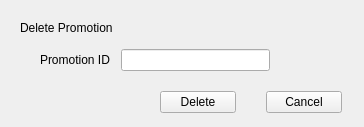
<?xml version="1.0" encoding="UTF-8"?>
<ui version="4.0">
 <class>DeletePromotion</class>
 <widget class="QWidget" name="DeletePromotion">
  <property name="geometry">
   <rect>
    <x>0</x>
    <y>0</y>
    <width>364</width>
    <height>127</height>
   </rect>
  </property>
  <property name="windowTitle">
   <string>Delete Promotion</string>
  </property>
  <widget class="QLabel" name="label_Heading">
   <property name="geometry">
    <rect>
     <x>20</x>
     <y>20</y>
     <width>171</width>
     <height>16</height>
    </rect>
   </property>
   <property name="text">
    <string>Delete Promotion</string>
   </property>
  </widget>
  <widget class="QWidget" name="layoutWidget">
   <property name="geometry">
    <rect>
     <x>160</x>
     <y>90</y>
     <width>182</width>
     <height>25</height>
    </rect>
   </property>
   <layout class="QHBoxLayout" name="horizontalLayout">
    <property name="spacing">
     <number>30</number>
    </property>
    <item>
     <widget class="QPushButton" name="deletePromo">
      <property name="text">
       <string>Delete</string>
      </property>
     </widget>
    </item>
    <item>
     <widget class="QPushButton" name="cancel">
      <property name="text">
       <string>Cancel</string>
      </property>
     </widget>
    </item>
   </layout>
  </widget>
  <widget class="QWidget" name="gridLayoutWidget">
   <property name="geometry">
    <rect>
     <x>40</x>
     <y>40</y>
     <width>311</width>
     <height>41</height>
    </rect>
   </property>
   <layout class="QGridLayout" name="gridLayout" columnstretch="50,100,50">
    <property name="verticalSpacing">
     <number>15</number>
    </property>
    <item row="0" column="0">
     <widget class="QLabel" name="label_promoId">
      <property name="text">
       <string>Promotion ID</string>
      </property>
     </widget>
    </item>
    <item row="0" column="1">
     <widget class="QLineEdit" name="lineEdit_promoId"/>
    </item>
    <item row="0" column="2">
     <widget class="QLabel" name="error_promoId">
      <property name="text">
       <string/>
      </property>
     </widget>
    </item>
   </layout>
  </widget>
 </widget>
 <resources/>
 <connections>
  <connection>
   <sender>cancel</sender>
   <signal>clicked()</signal>
   <receiver>DeletePromotion</receiver>
   <slot>close()</slot>
   <hints>
    <hint type="sourcelabel">
     <x>303</x>
     <y>92</y>
    </hint>
    <hint type="destinationlabel">
     <x>181</x>
     <y>55</y>
    </hint>
   </hints>
  </connection>
 </connections>
</ui>
